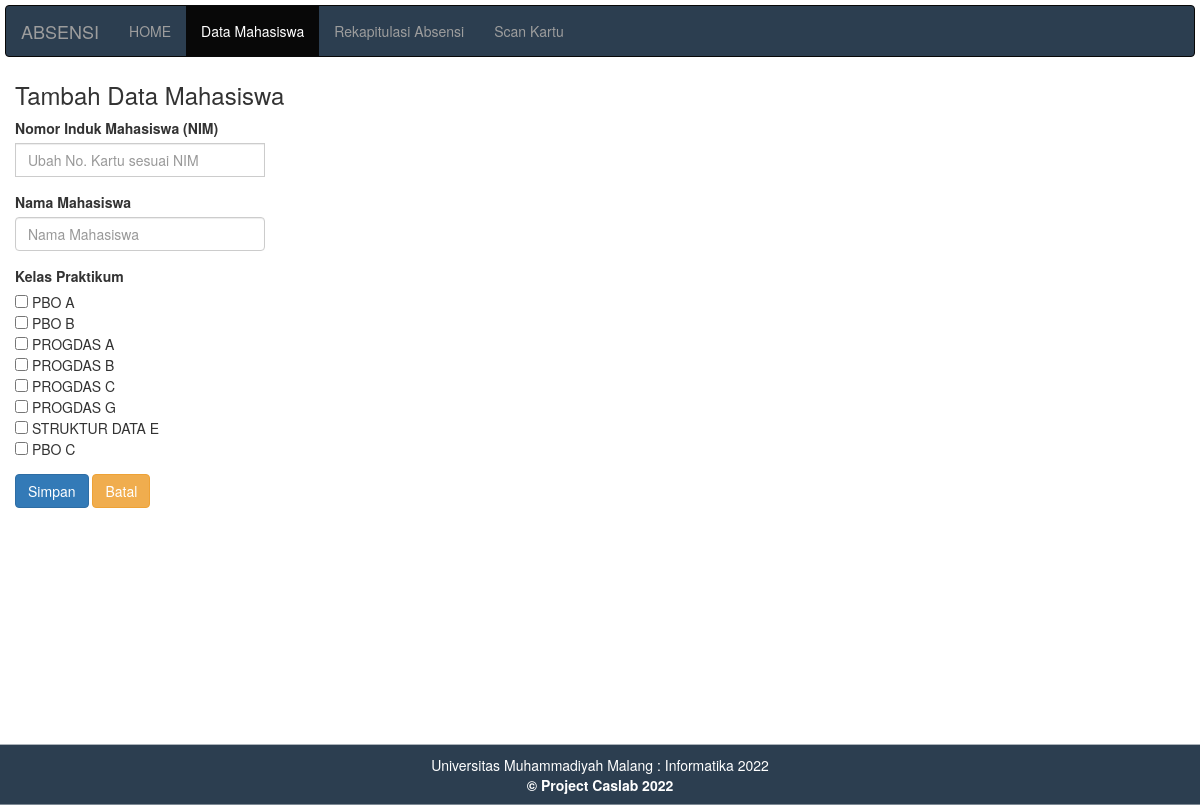
The app's page /tambah.php with its own data.
### tables this page shows
CREATE TABLE `kelas` (
  `id_kelas` int(2) NOT NULL,
  `kelas_praktikum` varchar(30) NOT NULL,
  `hari` varchar(20) NOT NULL,
  `jam` time NOT NULL
);

### tambah.php (the view, shortened to what this page needs)
<!DOCTYPE html>
<html>
    <head>
        <?php include "header.php"; ?>
        <link rel="stylesheet" type="text/css" href="style.css">
        <link rel="stylesheet" type="text/css" href="./fontawesome-free-6.4.0-web/css/all.min.css">
        <link rel="stylesheet" type="text/css" href="./css/all.min.css">
    </head>
    <body>
        <?php include "menu.php"; ?>
        <?php include "koneksi.php";
        ?>
        <form id="form-mahasiswa" method="POST">
            <div class="container-fluid">
            <h3>Tambah Data Mahasiswa</h3>
                <div class="form-group">
                    <label>Nomor Induk Mahasiswa (NIM)</label>
                   <div class="input-group">
                        <input type="text" name="nokartu" id="nokartu" placeholder="Ubah No. Kartu sesuai NIM" class="form-control" style="width: 250px" required>
                    </div>
                </div>
                <div class="form-group">
                    <label>Nama Mahasiswa</label>
                    <input type="text" name="nama" id="nama" placeholder="Nama Mahasiswa" class="form-control" style="width: 250px" required>
                </div>
                <div class="form-group">
                    <label for="id_kelas">Kelas Praktikum</label><br>
                    <?php
                    $tambah_kelas = mysqli_query($konek, "SELECT * FROM kelas");
                    while($data = mysqli_fetch_array($tambah_kelas)){
                        echo "<div><input type='checkbox' name='id_kelas[]' value='$data[id_kelas]'>&nbsp;$data[kelas_praktikum]</div>";
                    }?>
                </div>
                <button class="btn btn-primary" type="submit" name="btnSimpan">Simpan</button>
                <button class="btn btn-warning" name="batal" onclick="location.href='datamahasiswa.php'">Batal</button>
            </div>
        </form>
    <?php include "footer.php"; ?>
    </body>
</html>

### style.css (style rules this page uses)
body { min-height: 100vh; }
body { margin: 0px; }

### records on screen
kelas: kelas_praktikum "PBO A"
kelas: kelas_praktikum "PBO B"
kelas: kelas_praktikum "PROGDAS A"
kelas: kelas_praktikum "PROGDAS B"
kelas: kelas_praktikum "PROGDAS C"
kelas: kelas_praktikum "PROGDAS G"
kelas: kelas_praktikum "STRUKTUR DATA E"
kelas: kelas_praktikum "PBO C"
